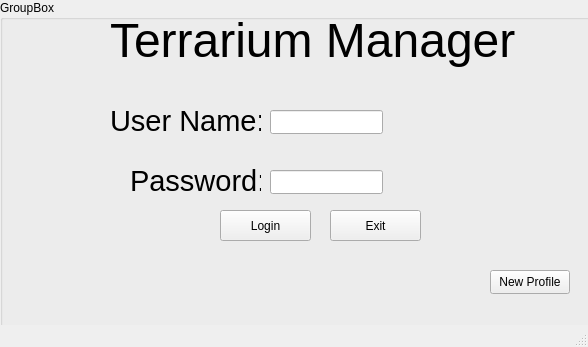
<?xml version="1.0" encoding="UTF-8"?>
<ui version="4.0">
 <class>MainWindow</class>
 <widget class="QMainWindow" name="MainWindow">
  <property name="geometry">
   <rect>
    <x>0</x>
    <y>0</y>
    <width>588</width>
    <height>347</height>
   </rect>
  </property>
  <property name="windowTitle">
   <string>MainWindow</string>
  </property>
  <widget class="QWidget" name="centralwidget">
   <widget class="QGroupBox" name="groupBox">
    <property name="geometry">
     <rect>
      <x>0</x>
      <y>0</y>
      <width>651</width>
      <height>331</height>
     </rect>
    </property>
    <property name="title">
     <string>GroupBox</string>
    </property>
    <widget class="QLabel" name="label">
     <property name="geometry">
      <rect>
       <x>110</x>
       <y>90</y>
       <width>151</width>
       <height>61</height>
      </rect>
     </property>
     <property name="font">
      <font>
       <pointsize>22</pointsize>
      </font>
     </property>
     <property name="text">
      <string>User Name: </string>
     </property>
    </widget>
    <widget class="QLabel" name="label_2">
     <property name="geometry">
      <rect>
       <x>130</x>
       <y>150</y>
       <width>131</width>
       <height>61</height>
      </rect>
     </property>
     <property name="font">
      <font>
       <pointsize>22</pointsize>
      </font>
     </property>
     <property name="text">
      <string>Password: </string>
     </property>
    </widget>
    <widget class="QPushButton" name="pushButton_Login">
     <property name="geometry">
      <rect>
       <x>220</x>
       <y>210</y>
       <width>91</width>
       <height>31</height>
      </rect>
     </property>
     <property name="text">
      <string>Login</string>
     </property>
    </widget>
    <widget class="QPushButton" name="pushButton_New_Profile">
     <property name="geometry">
      <rect>
       <x>490</x>
       <y>270</y>
       <width>80</width>
       <height>24</height>
      </rect>
     </property>
     <property name="text">
      <string>New Profile</string>
     </property>
    </widget>
    <widget class="QLineEdit" name="lineEdit_User_Name">
     <property name="geometry">
      <rect>
       <x>270</x>
       <y>110</y>
       <width>113</width>
       <height>24</height>
      </rect>
     </property>
     <property name="font">
      <font>
       <pointsize>12</pointsize>
      </font>
     </property>
    </widget>
    <widget class="QLineEdit" name="lineEdit_Password">
     <property name="geometry">
      <rect>
       <x>270</x>
       <y>170</y>
       <width>113</width>
       <height>24</height>
      </rect>
     </property>
     <property name="font">
      <font>
       <pointsize>12</pointsize>
      </font>
     </property>
     <property name="echoMode">
      <enum>QLineEdit::Password</enum>
     </property>
     <property name="readOnly">
      <bool>false</bool>
     </property>
    </widget>
    <widget class="QPushButton" name="pushButton_Exit">
     <property name="geometry">
      <rect>
       <x>330</x>
       <y>210</y>
       <width>91</width>
       <height>31</height>
      </rect>
     </property>
     <property name="text">
      <string>Exit</string>
     </property>
    </widget>
    <widget class="QLabel" name="label_3">
     <property name="geometry">
      <rect>
       <x>110</x>
       <y>10</y>
       <width>411</width>
       <height>61</height>
      </rect>
     </property>
     <property name="font">
      <font>
       <pointsize>36</pointsize>
      </font>
     </property>
     <property name="text">
      <string>Terrarium Manager</string>
     </property>
    </widget>
   </widget>
  </widget>
  <widget class="QMenuBar" name="menubar">
   <property name="geometry">
    <rect>
     <x>0</x>
     <y>0</y>
     <width>588</width>
     <height>22</height>
    </rect>
   </property>
  </widget>
  <widget class="QStatusBar" name="statusbar"/>
 </widget>
 <resources/>
 <connections/>
</ui>
